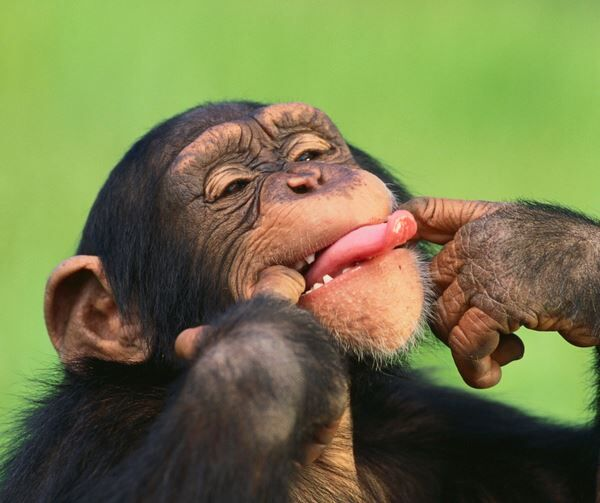
//> input picture DistanceTransform/image.jpeg, 600 x 503 px
$ ./prova image.jpeg   (built with g++ and OpenCV 4)
//> lines starting //> are read from the running program, lines starting //| are printed output that depends on the picture; after the words box and inside, x2 and y2 are one past the last pixel; in counts of white or black regions, pixels touching at a corner belong together
#include <cstdlib>
#include <opencv/cv.h>
#include <opencv2/highgui/highgui.hpp>
#include <opencv2/imgproc/imgproc.hpp>
#include <opencv2/video/video.hpp>
#include <iostream>
#include <stdio.h>
#include <opencv2/core/core.hpp>
#include <math.h>
#include <unistd.h>

using namespace std;
using namespace cv;

Mat distanceTransform(Mat img)
{
  Mat binaryImage;
  Mat toModify = Mat::zeros(img.size(),img.type());

  int rows = img.rows;
  int cols = img.cols;
  int valDaAssegnare;

  threshold(img,binaryImage,100.0,255.0,THRESH_BINARY);

  toModify = binaryImage.clone();

  /* Scansione dall'alto in basso */
  for(int i=1; i<rows-1; i++)
  {
    for(int j=1; j<cols-1; j++)
    {
      if(toModify.at<uchar>(i,j)!=0)
      {
        int left = toModify.at<uchar>(i,j-1);
        int up = toModify.at<uchar>(i-1,j);
        valDaAssegnare = min(left,up);
        valDaAssegnare++;

        toModify.at<uchar>(i,j) = valDaAssegnare;
      }
    }
  }

  /* Scansione dal basso all'alto */

  for(int i=rows-1; i>=1; i--)
  {
    for(int j=cols-1; j>=1; j--)
    {
      if(toModify.at<uchar>(i,j)!=0)
      {
        valDaAssegnare = toModify.at<uchar>(i,j);

        if((toModify.at<uchar>(i,j+1)+1) < valDaAssegnare)
        {
          valDaAssegnare = toModify.at<uchar>(i,j+1)+1;
        }

        if((toModify.at<uchar>(i+1,j)+1) < valDaAssegnare)
        {
          valDaAssegnare = toModify.at<uchar>(i+1,j)+1;
        }

        toModify.at<uchar>(i,j) = valDaAssegnare;
      }
    }
  }

  normalize(toModify,toModify,0,255,NORM_MINMAX);
  return toModify;
}


int main(int argc, char **argv)
{
  if(argv[1] == nullptr)
  {
    cerr << "Inserire un argomento da passare al main" << endl;
    exit(-1);
  }

  Mat image = imread(argv[1], 0);
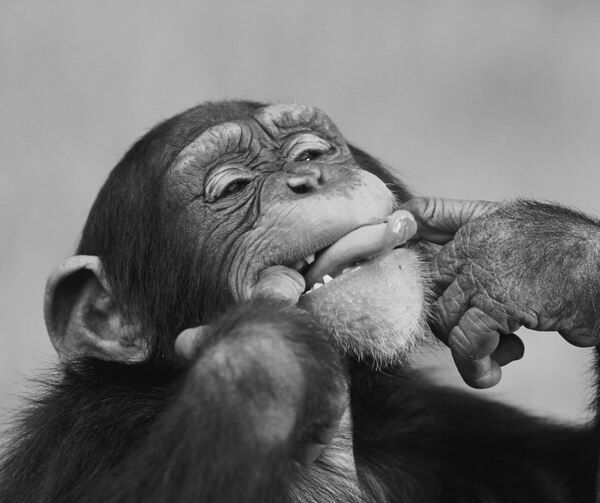
//> image: 503 rows x 600 cols, CV_8UC1; min 3, max 246, mean 113.7
  Mat outputImage = Mat::zeros(image.size(),image.type());
  if(!image.data)
  {
    cout << "Impossibile leggere l'immagine!\n" << endl;
    exit(0);
  }

  outputImage = distanceTransform(image);
//> in distanceTransform, `threshold(img,binaryImage,100.0,255.0,THRESH_BINARY);`:
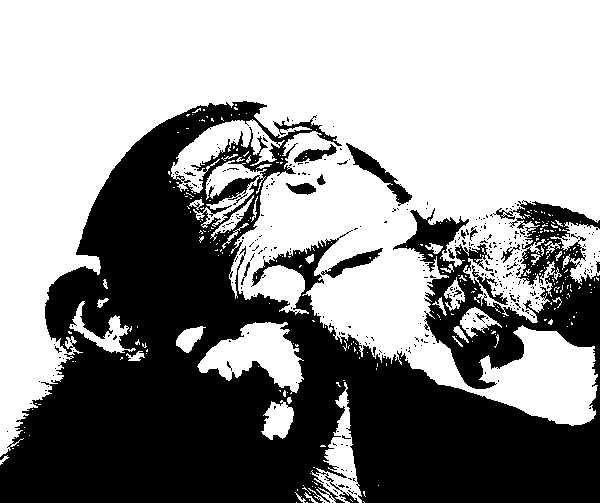
//> binaryImage: 503 rows x 600 cols, CV_8UC1; 57.9% white; 343 black regions (326 under 20 px), largest, box (x1, y1, x2, y2) and area: (0, 101, 600, 503) 123617, (346, 143, 412, 206) 911, (321, 248, 383, 278) 553
//> after the loop in distanceTransform, `for(int i=1; i<rows-1; i++)`:
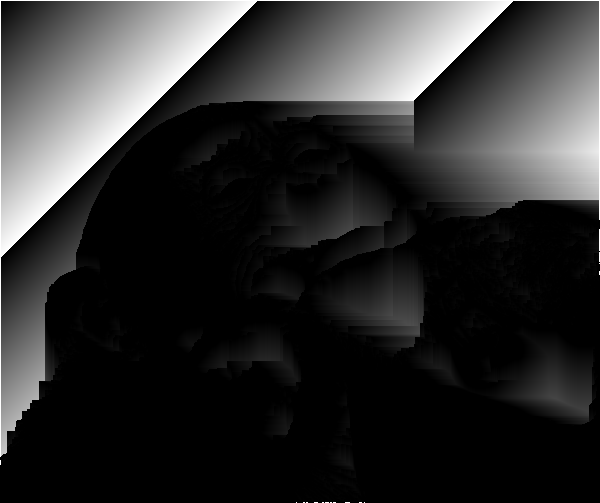
//> toModify: 503 rows x 600 cols, CV_8UC1; min 0, max 255, mean 47.8
//> after the loop in distanceTransform, `for(int i=1; i<rows-1; i++)`: valDaAssegnare = 1
//> the loop in distanceTransform, `for(int i=rows-1; i>=1; i--)` made 502 passes
//> valDaAssegnare on passes 1 to 3: 1, 1, 1
//> after the loop in distanceTransform, `for(int i=rows-1; i>=1; i--)`:
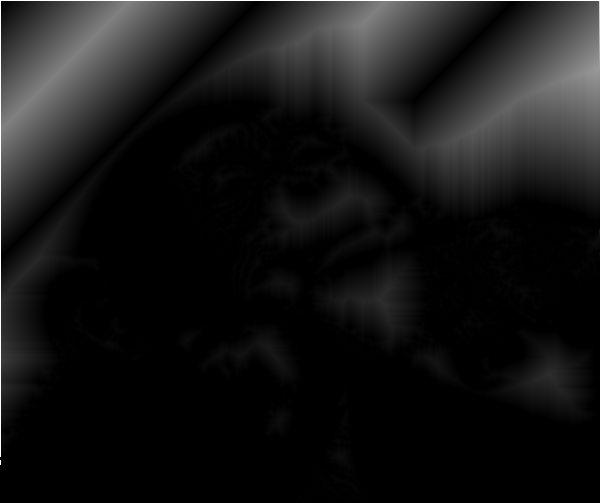
//> toModify: 503 rows x 600 cols, CV_8UC1; min 0, max 255, mean 21.5

  namedWindow("Original",0);
  imshow("Original",image);

  namedWindow("Distance",0);
  imshow("Distance",outputImage);

  waitKey();
  return 0;
}
